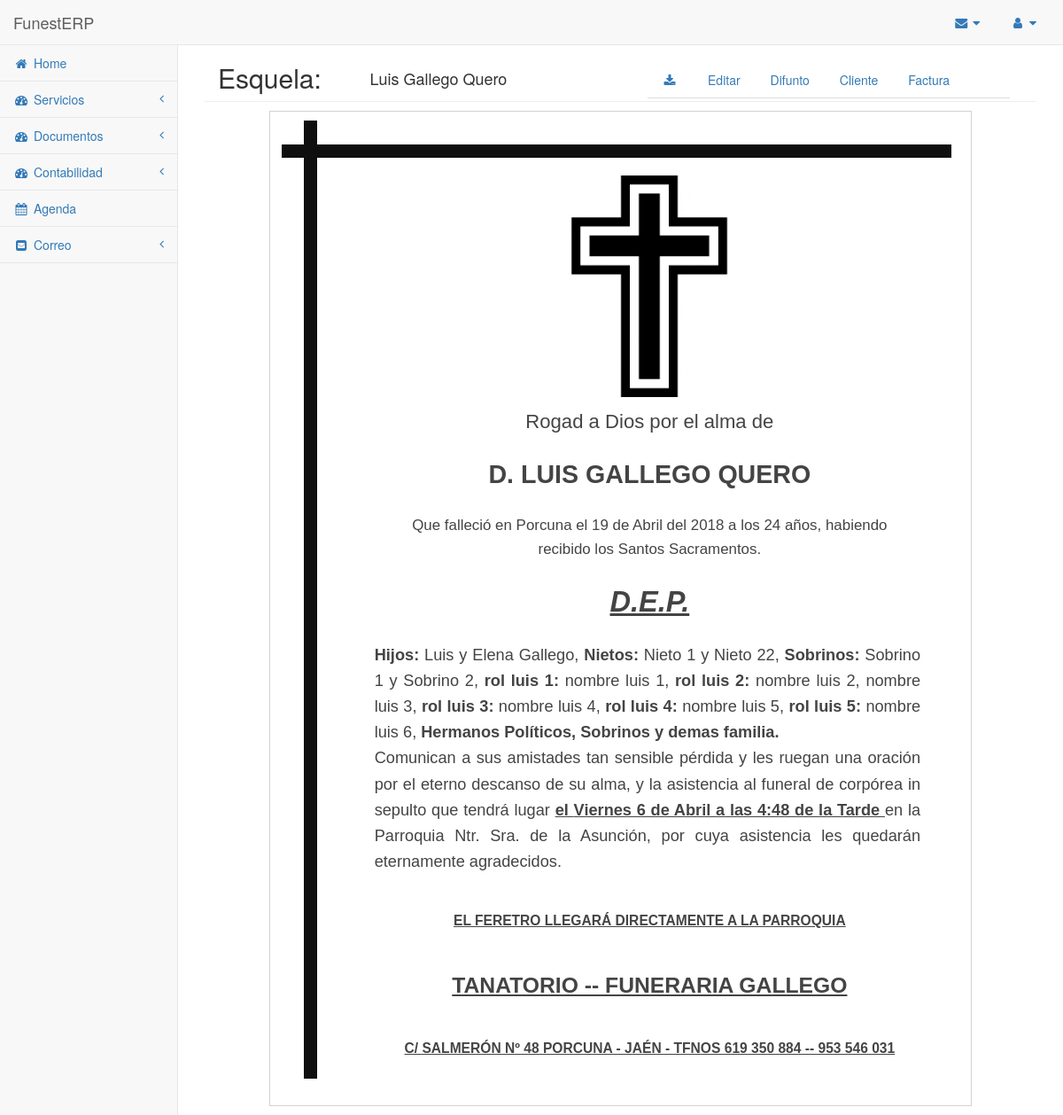
The page /erp/modulos/documentos/main.php?op=v_esquela&ref=1 on the database its author committed.
### tables this page shows
CREATE TABLE `difunto` (
  `id` int(11) NOT NULL,
  `nombre` varchar(50) NOT NULL,
  `dni` text,
  `sexo` enum('Hombre','Mujer') DEFAULT NULL,
  `poblacion` varchar(50) DEFAULT NULL,
  `provincia` varchar(50) DEFAULT NULL,
  `calle` varchar(50) DEFAULT NULL,
  `numero` int(11) DEFAULT NULL,
  `codigo_postal` int(5) DEFAULT NULL,
  `fecha_nacimiento` date DEFAULT NULL,
  `estado_civil` enum('Casado','Viudo','Soltero','') DEFAULT NULL,
  `nombre_pareja` varchar(50) DEFAULT NULL,
  `hijo_de` varchar(50) DEFAULT NULL,
  `poblacion2` varchar(50) DEFAULT NULL,
  `hijo_de2` varchar(50) DEFAULT NULL,
  `poblacion3` varchar(50) DEFAULT NULL
);

CREATE TABLE `familiares` (
  `id` int(11) NOT NULL,
  `id_fam` int(11) NOT NULL,
  `rol` varchar(30) NOT NULL,
  `nombres` text NOT NULL
);

### config/API_Client.php (called while the page is built, shortened)
<?php
class APIClient {
    public $HOST = "localhost";
    public $BD = "funesterp";
    public $USER = "root";
    public $PASS = "";
    public $BD_CONEXION;
    public function __construct() {
        $this->BD_CONEXION = mysqli_connect($this->HOST, $this->USER, $this->PASS, $this->BD);
        mysqli_set_charset($this->BD_CONEXION, "utf8");
    }
    public function select($modulo, $cond = null, $campos = "*", $order = null, $limit = null) {
        $sql = $this->preparaSQL([
            "modulo" => $modulo,
            "cond" => $cond,
            "campos" => $campos,
            "order" => $order,
            "limit" => $limit
        ]);
        $resultado = $this->getRows($sql);
        return $resultado;
    }
    public function preparaSQL($parametros) {
        $parametros = (object)$parametros;
        $sql = "SELECT $parametros->campos FROM $parametros->modulo WHERE $parametros->cond";
        return $sql;
    }
    public function getRows($sql) {
        if(!$res = $this->ejecutarSQL($sql)) return null;
        $resultado = [];
        while($row = mysqli_fetch_object($res)) {
            $resultado[] = $row;
        }
        return $resultado;
    }
    public function ejecutarSQL($sql) {
        $sql = trim($sql);
        $resultado = mysqli_query($this->BD_CONEXION, $sql);
        if($resultado) return $resultado;
        return false;
    }
}

### config/API_Global.php (called while the page is built, shortened)
<?php
require __DIR__ . "/API_Client.php";
$ApiClient = new APIClient();

### erp/funciones.php (called while the page is built, shortened)
<?php
function format_fecha($fecha, $op) {
    $fecha = new DateTime($fecha);
    $meses = ["","Enero","Febrero","Marzo","Abril","Mayo","Junio","Julio","Agosto","Septiembre","Octubre","Noviembre","Diciembre"];
    if($op == "defuncion") {
        $dia = date_format($fecha, "j");
        $mes = $meses[date_format($fecha, "n")];
        $anio = date_format($fecha, "Y");
        $txt = "$dia de $mes del $anio";
    } else if($op == "entierro") {
        $mes = $meses[date_format($fecha, "n")];
        $dia_num = date_format($fecha, "j");
        $dia_txt = date_format($fecha, "D");
        if($dia_txt == "Mon") $dia_txt = "Lunes";
        else if($dia_txt == "Tue") $dia_txt = "Martes";
        else if($dia_txt == "Wed") $dia_txt = "Miercoles";
        else if($dia_txt == "Thu") $dia_txt = "Jueves";
        else if($dia_txt == "Fri") $dia_txt = "Viernes";
        else if($dia_txt == "Sat") $dia_txt = "Sábado";
        else if($dia_txt == "Sun") $dia_txt = "Domingo";
        $txt = "$dia_txt $dia_num de $mes ";
    }
    return $txt;
}
function format_hora($date) {
    $date = new DateTime($date);
    $hora = date_format($date, "g");
    $min = date_format($date, "i");
    $meridiem = date_format($date, "a");
    $meridiem = ($meridiem == "am") ? "Mañana" : "Tarde";
    $txt = "$hora:$min de la $meridiem";
    return $txt;
}
?>

### erp/modulos/documentos/v_esquela.php (the view, shortened to what this page needs)
<?php
$ref = $_GET['ref'];
$miga = $_GET['miga'];
$misa_funeral = $_GET['misa_funeral'] ? $_GET['misa_funeral'] : false;
$estructura = null;
if($miga == "") {
    $id_dif = $ref;
    $modulo = "difunto";
    $cond = "id='$id_dif'";
    $difunto = $ApiClient->select($modulo, $cond);
    $modulo = "servicio";
    $cond = "id_dif='$id_dif'";
    $servicio = $ApiClient->select($modulo, $cond);
    $modulo = "difunto_familiares";
    $cond = "id_dif='$id_dif'";
    $relacion = $ApiClient->select($modulo, $cond);
    $modulo = "familiares";
    $id_fam = $relacion[0]->id_fam;
    $cond = "id_fam='$id_fam'";
    $familiares = $ApiClient->select($modulo, $cond);
    $estructura = [
        "difunto" => $difunto[0],
        "servicio" => $servicio[0],
        "familiares" => $familiares
    ];
    $estructura['servicio']->fecha_defuncion = format_fecha($estructura['servicio']->fecha_defuncion, "defuncion");
    $estructura['servicio']->fecha_entierro = format_fecha($estructura['servicio']->fecha_entierro, "entierro");
    $estructura['servicio']->fecha_misa = format_fecha($estructura['servicio']->fecha_misa, "entierro");
    $estructura['servicio']->hora_entierro = format_hora($estructura['servicio']->hora_entierro);
    $estructura['servicio']->hora_misa = format_hora($estructura['servicio']->hora_misa);
    $estructura['difunto']->fecha_nacimiento = format_edad($estructura['difunto']->fecha_nacimiento);
}
?>
<div class="container-fluid">
    <div class="row border_nav">
        <div class="col-md-2"><h2>Esquela:</h2></div>
        <div class="col-md-10 alinear_nav">
            <div class="col-md-5"><h4><?= $estructura['difunto']->nombre ?></h4></div>
            <div class="col-md-7">
                <nav>
                    <ul class="nav nav-tabs">
                        <li class="" role="presentation">
                            <?php $plantilla = ($misa_funeral == true) ? "./plantillaMisa.php" : "./plantillaEsquela.php"?>
                            <a href="<?= $plantilla ?>?ref=<?= $estructura['difunto']->id ?>"><i class="fa fa-download fa-fw"></i></a>
                        </li>
                        <li class="espaciar_nav" role="presentation">
                            <a href="main.php?op=e_documentos&ref=<?= $estructura['difunto']->id ?>&miga=esquela">Editar</a>
                        </li>
                        <li class="espaciar_nav" role="presentation">
                            <a href="../servicios/main.php?op=v_defuncion&ref=<?= $estructura['difunto']->id ?>">Difunto</a>
                        </li>
                        <li class="espaciar_nav" role="presentation">
                            <a href="../servicios/main.php?op=v_cliente&miga=docs&ref=<?= $estructura['difunto']->id ?>">Cliente</a>
                        </li>
                        <li class="espaciar_nav" role="presentation">
                            <a href="../contabilidad/main.php?op=v_factura&miga=docs&ref=<?= $estructura['difunto']->id ?>">Factura</a>
                        </li>
                    </ul>
                </nav>
            </div>
        </div>
    </div>
    <div class="row body_esquela">
        <div id="dina4">
            <div class="row" style="margin-left: 3px;">
                <div class="barra_superior"></div>
                <div class="barra_lateral">
                    <div class="contenido_general">
                        <div class="row contenido_superior">
                            <div class="col-md-10 col-md-offset-1" style="text-align: center;">
                                <img class="tam_img" src="../../img/cruz_esquela.jpg">
                                <div class="separado_row" style="font-size: 170%;">Rogad a Dios por el alma de</div>
                                <div class="separado_row" style="font-size: 220%; font-weight: bold">D. <?= strtoupper($estructura['difunto']->nombre) ?></div>
                                <div class="separado_row" style="font-size: 130%;">Que falleció en <?= $estructura['difunto']->poblacion ?> el
                                    <?= $estructura['servicio']->fecha_defuncion ?> a los <?= $estructura['difunto']->fecha_nacimiento ?> años,
                                    habiendo recibido los Santos Sacramentos.</div>
                                <div class="separado_row subrayado" style="font-size: 250%; font-weight: bold;"><i>D.E.P.</i></div>
                            </div>
                        </div>
                        <div class="row contenido_central" style="text-align: justify">
                            <div class="col-md-12">
                                <div style="font-size: 140%;">
                                    <?php foreach($estructura['familiares'] as $valor) { ?>
                                        <span><?= $valor->rol ?>: </span> <?= $valor->nombres ?>,
                                    <?php } ?>
                                    <span> Hermanos Políticos, Sobrinos y demas familia.</span> <br>
                                    <?php if(!$misa_funeral) { ?>
                                        Comunican a sus amistades tan sensible pérdida y les ruegan una oración por el eterno
                                        descanso de su alma, y la asistencia al funeral de corpórea in sepulto que tendrá
                                        lugar <span class="subrayado">el <?= $estructura['servicio']->fecha_entierro ?> a las
                                            <?= $estructura['servicio']->hora_entierro ?> </span> en la Parroquia Ntr. Sra. de la Asunción,
                                        por cuya asistencia les quedarán eternamente agradecidos.
                                    <?php }  ?>
                                </div>
                            </div>
                        </div>
                        <div class="row contenido_inferior" style="margin-top: 40px;">
                            <div class="col-md-12" style="text-align: center;">
                                <?php if(!$misa_funeral) { ?>
                                    <div class="separado_row subrayado " style="font-size: 120%; font-weight: bold;">EL FERETRO LLEGARÁ DIRECTAMENTE A LA PARROQUIA</div>
                                    <div class="separado_row subrayado" style="font-size: 190%; font-weight: bold;">TANATORIO -- FUNERARIA GALLEGO</div>
                                <?php } else { ?>
                                    <div class="separado_row_misa subrayado" style="font-size: 190%; font-weight: bold;">TANATORIO -- FUNERARIA GALLEGO</div>
                                <?php }  ?>
                                <div class="subrayado" style="font-size: 120%; font-weight: bold;">C/ SALMERÓN Nº 48 PORCUNA - JAÉN - TFNOS 619 350 884 -- 953 546 031</div>
                            </div>
                        </div>
                    </div>
                </div>
            </div>
        </div>
    </div>
</div>

### erp/css/estilosERP.css (style rules this page uses)
body { background-color: #f8f8f8; }
.border_nav { border-bottom: 1px solid #eee; }
.alinear_nav { margin-top: 18px; }

### erp/modulos/documentos/v_esquela.php (style rules this page uses)
.body_esquela { font-family: Arial; font-size: 13px; line-height: 1.6; color: #444; }
#dina4 { width: 210mm; height: 297mm; border: 1px solid #D2D2D2; background: #fff; margin: 10px auto; }
.barra_lateral { background-color: #0f0f0f; width: 15px; height: 275mm; margin-left: 35px; }
.barra_superior { background-color: #0f0f0f; width: 200mm; height: 15px; margin-top: -30px; margin-left: 10px; }
.contenido_general { margin-left: 60px; padding-top: 20px; width: 175mm; }
.tam_img { max-width: 250px; max-height: 250px; margin: 0 auto; display: block; margin-bottom: 10px; }
.separado_row { margin-bottom: 20px; }
.subrayado { text-decoration: underline; }
.contenido_central { margin-left: 5px; margin-right: 10px; }
.contenido_central span { font-weight: bold; }
.contenido_inferior .separado_row { margin-bottom: 40px; }

### rows shown on the page
difunto: nombre "Luis Gallego Quero", nombre "LUIS GALLEGO QUERO", poblacion "Porcuna"
familiares: rol "Hijos", nombres "Luis y Elena Gallego"
familiares: rol "Nietos", nombres "Nieto 1 y Nieto 22"
familiares: rol "Sobrinos", nombres "Sobrino 1 y Sobrino 2"
familiares: rol "rol luis 1", nombres "nombre luis 1"
familiares: rol "rol luis 2", nombres "nombre luis 2, nombre luis 3"
familiares: rol "rol luis 3", nombres "nombre luis 4"
familiares: rol "rol luis 4", nombres "nombre luis 5"
familiares: rol "rol luis 5", nombres "nombre luis 6"

### other values the page prints
$estructura['servicio']->fecha_defuncion "19 de Abril del 2018"
$estructura['difunto']->fecha_nacimiento "24"
$estructura['servicio']->fecha_entierro "Viernes 6 de Abril"
$estructura['servicio']->hora_entierro "4:48 de la Tarde"
